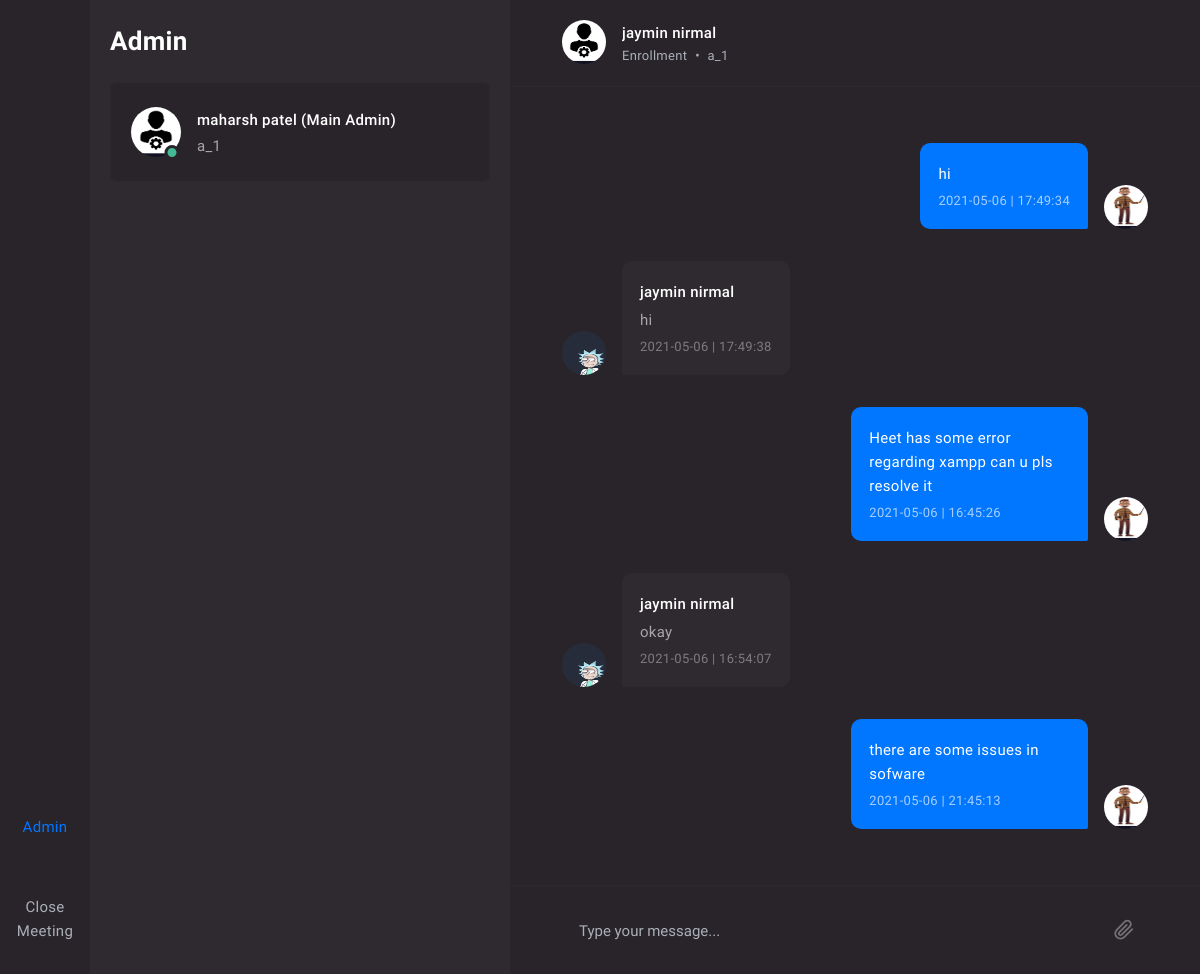
The page /faculty/dash/admin_chat/chat_root.php?admin_id=2 (signed in) on the database its author committed.
### tables this page shows
CREATE TABLE `chat_fac_admin` (
  `chat_f_a_id` int(11) NOT NULL,
  `msg_sender` varchar(10) NOT NULL,
  `admin_id` varchar(10) NOT NULL,
  `fac_id` varchar(10) NOT NULL,
  `msg_type` varchar(10) NOT NULL,
  `chat_msg` varchar(500) NOT NULL,
  `seen` varchar(10) NOT NULL,
  `date` date NOT NULL,
  `time` time NOT NULL
);

CREATE TABLE `faculty_details` (
  `fac_id` int(11) NOT NULL,
  `fac_fname` varchar(20) NOT NULL,
  `fac_lname` varchar(20) NOT NULL,
  `fac_photo` varchar(500) NOT NULL,
  `fac_mail` varchar(30) NOT NULL,
  `fac_number` varchar(10) NOT NULL,
  `fac_pass` varchar(30) NOT NULL,
  `fac_enrol` varchar(30) NOT NULL,
  `login` varchar(10) NOT NULL
);

### faculty/dash/admin_chat/chat_root.php (the view, shortened to what this page needs)
<?php
	include("header.php");
    $admin_id1 = $_GET["admin_id"];
?>
<?php
$qes_root_admin_data="Select * from admin_details where admin_id = '$admin_id1' ";
$qry_root_admin_data=$conn->query($qes_root_admin_data);
$res_root_admin_data=$qry_root_admin_data->fetch_assoc();
$admin_fname_root1 = $res_root_admin_data["admin_fname"];
$admin_lname_root1 = $res_root_admin_data["admin_lname"];
$admin_photo_root1 = $res_root_admin_data["admin_photo"];
?>
            <div class="main main-visible" data-mobile-height="">
                <div id="chat-1" class="chat dropzone-form-js" data-dz-url="some.html">
                    <div class="chat-body">
                        <div class="chat-header border-bottom py-4 py-lg-6 px-lg-8">
                            <div class="container-xxl">
                                <div class="row align-items-center">
                                    <div class="col-6 col-xl-6">
                                        <div class="media text-center text-xl-left">
                                            <div class="avatar avatar-sm d-none d-xl-inline-block mr-5">
                                                <img src="../../../photo/adm/<?php echo $admin_photo;?>" class="avatar-img" alt="">
                                            </div>
                                            <div class="media-body align-self-center text-truncate">
                                                <h6 class="text-truncate mb-n1"><?php echo $admin_fname_root1." ".$admin_lname_root1;?></h6>
                                                <small class="text-muted">Enrollment</small>
                                                <small class="text-muted mx-2"> • </small>
                                                <small class="text-muted"><?php echo $admin_enrol_root;?></small>
                                            </div>
                                        </div>
                                    </div>
                                </div>
                            </div>
                        </div>
                        <div class="chat-content px-lg-8">
                            <div class="container-xxl py-6 py-lg-10">
<div id="chat_reload">
<?php
$qes123="Select * from chat_fac_admin where fac_id = '$fac_id' and admin_id = '$admin_id1' ";
$qry123=$conn->query($qes123);
while($res123=$qry123->fetch_assoc())
{
    $sender = $res123["msg_sender"];
    $chat = $res123["chat_msg"];
    if ($sender=="a")
    {
?>
                                <div class="message">
                                    <a class="avatar avatar-sm mr-4 mr-lg-5" data-chat-sidebar-toggle="#chat-1-user-profile">
                                        <img class="avatar-img" src="../../../photo/adm/<?php echo $admin_photo_root1;?>" alt="">
                                    </a>
                                    <div class="message-body">
                                        <div class="message-row">
                                            <div class="d-flex align-items-center">
                                                <div class="message-content bg-light">
                                                    <h6 class="mb-2"><?php echo $admin_fname_root1." ".$admin_lname_root1;?></h6>
                                                    <div><?php echo $chat;?></div>
                                                    <div class="mt-1">
                                                        <small class="opacity-65"><?php echo $res123["date"]." | ".$res123["time"];?></small>
                                                    </div>
                                                </div>
                                                <div class="dropdown">
                                                    <a class="text-muted opacity-60 ml-3" data-toggle="dropdown" aria-haspopup="true" aria-expanded="false">
                                                        <i class="fe-more-vertical"></i>
                                                    </a>
                                                </div>
                                            </div>
                                        </div>
                                    </div>
                                </div>
<?php
    }
    elseif ($sender=="f")
    {
?>
                                <div class="message message-right">
                                    <div class="avatar avatar-sm ml-4 ml-lg-5 d-none d-lg-block">
                                        <img class="avatar-img" src="../../../photo/fac/<?php echo $photo;?>" alt="">
                                    </div>
                                    <div class="message-body">
                                        <div class="message-row">
                                            <div class="d-flex align-items-center justify-content-end">
                                                <div class="dropdown">
                                                    <a class="text-muted opacity-60 mr-3" data-toggle="dropdown" aria-haspopup="true" aria-expanded="false">
                                                        <i class="fe-more-vertical"></i>
                                                    </a>
                                                </div>
                                                <div class="message-content bg-primary text-white">
                                                    <div><?php echo $chat;?></div>
                                                    <div class="mt-1">
                                                        <small class="opacity-65"><?php echo $res123["date"]." | ".$res123["time"];?></small>
                                                    </div>
                                                </div>
                                            </div>
                                        </div>
                                    </div>
                                </div>
<?php
    }
    else
    {
        echo "worng data in tables";
    }
}
?>
</div>
                            </div>
                        </div>
                        <div class="chat-files hide-scrollbar px-lg-8">
                        </div>
                        <div class="chat-footer border-top py-4 py-lg-6 px-lg-8">
                            <div class="container-xxl">
                                <form id="chat-id-1-form" method="post">
                                    <div class="form-row align-items-center">
                                        <div class="col">
                                            <div class="input-group">
                                                <input type="text" id="chat-id-1-input" class="form-control bg-transparent border-0" placeholder="Type your message..." rows="1" data-autosize="true" name="msg_send_textbox" required>
                                                <div class="input-group-append">
                                                    <button class="btn btn-ico btn-secondary btn-minimal bg-transparent border-0" type="button" data-emoji-btn="">
                                                    </button>
                                                </div>
                                                <div class="input-group-append">
                                                    <button id="chat-upload-btn-1" class="btn btn-ico btn-secondary btn-minimal bg-transparent border-0 dropzone-button-js" type="button">
                                                        <img src="assets/images/paperclip.svg" data-inject-svg="" alt="">
                                                    </button>
                                                </div>
                                            </div>
                                        </div>
                                    </div>
                                </form>
                            </div>
                        </div>
                    </div>
                </div>
            </div>
<?php
	include("footer.php");
?>

### faculty/dash/admin_chat/header.php (shortened to what this page needs)
<?php
include("../../../db.php");
$room_id=$_GET['roomid'];
$room_code=$_GET["roomcode"];
$t_day = date("l");
$t_date = date("Y-m-d");
$fac_id = $_SESSION["fac_id"];
?>
<!DOCTYPE html>
<html lang="en">
<head>
        <link href="assets/css/template.dark.min.css" rel="stylesheet">
    </head>
    <body>
        <div class="layout">
            <div class="navigation navbar navbar-light justify-content-center py-xl-7">
                <ul class="nav navbar-nav flex-row flex-xl-column flex-grow-1 justify-content-between justify-content-xl-center py-3 py-lg-0" role="tablist">
                    <li class="nav-item mt-xl-9">
                        <a class="nav-link position-relative p-0 py-xl-3" data-toggle="tab" href="#tab-content-user" title="User" role="tab">
                            <i class="icon-lg fe-user"></i>
                        </a>
                    </li>
                    <li class="nav-item mt-xl-9">
<?php
                        $str_chat = "<a class='nav-link position-relative p-0 py-xl-3' href='../home.php?roomid=".$room_id."&roomcode=".$room_code."' title='Join Students' role='tab'>";
                        echo $str_chat;
?>
                            <i class="icon-lg fe-users"></i>
                        </a>
                    </li>
                    <li class="nav-item mt-xl-9">
                        <a class="nav-link position-relative p-0 py-xl-3 active" data-toggle="tab" href="#tab-content-dialogs" title="Talk With Admin" role="tab">
                            Admin
                        </a>
                    </li>
                    <li class="nav-item mt-xl-9">
<?php
    $tmp = 0;
                        $str="<a class='nav-link position-relative p-0 py-xl-3' href='../end_meeting.php?roomid=".$room_id."&facid=".$fac_id."&week_day=".$t_day."&date=".$t_date."&test=".$tmp." ' title='End Meeting'>";
                        echo $str;
?>
                            Close<br>Meeting
                        </a>
                    </li>
                </ul>
            </div>
<div class="sidebar">
    <div class="tab-content h-100" role="tablist">
<?php
$qes321="Select * from faculty_details where fac_id = '$fac_id'";
$qry321=$conn->query($qes321);
$res321=$qry321->fetch_assoc();
$photo = $res321["fac_photo"];
?>
                    <div class="tab-pane fade h-100 show active" id="tab-content-dialogs" role="tabpanel">
                        <div class="d-flex flex-column h-100">
                            <div class="hide-scrollbar">
                                <div class="container-fluid py-6">
                                    <h2 class="font-bold mb-6">Admin</h2>
                                    <nav class="nav d-block list-discussions-js mb-n6">
<?php
    $qes1010="Select * from admin_details where root_admin = '1' ";
    $qry1010=$conn->query($qes1010);
    $res1010=$qry1010->fetch_assoc();
    $admin_id_root = $res1010["admin_id"];
    $admin_fname_root = $res1010["admin_fname"];
    $admin_lname_root = $res1010["admin_lname"];
    $admin_enrol_root = $res1010["admin_enrol"];
    $admin_photo = $res1010["admin_photo"];
$str="<a class='text-reset nav-link p-0 mb-6' href='chat_root.php?roomid=".$room_id."&roomcode=".$room_code."&admin_id=".$admin_id_root."'>";
    echo $str;
?>
                                            <div class="card card-active-listener">
                                                <div class="card-body">
                                                    <div class="media">
                                                        <div class="avatar avatar-online mr-5">
                                                            <img class="avatar-img" src="../../../photo/adm/<?php echo $admin_photo;?>" alt="Anna Bridges">
                                                        </div>
                                                        <div class="media-body overflow-hidden">
                                                            <div class="d-flex align-items-center mb-1">
                                                                <h6 class="text-truncate mb-0 mr-auto"><?php echo $admin_fname_root." ".$admin_lname_root;?> (Main Admin)</h6>
                                                            </div>
                                                            <div class="text-truncate"><?php echo $admin_enrol_root;?></div>
                                                        </div>
                                                    </div>
                                                </div>
                                            </div>
                                        </a>
                                    </nav>
                                </div>
                            </div>
                        </div>
                    </div>
    </div>
</div>

### faculty/dash/admin_chat/footer.php (shortened to what this page needs)
</div>
    </body>
</html>

### rows shown on the page
chat_fac_admin: fac.fac_photo (picture), chat_msg "hi", date "2021-05-06", time "17:49:34"
chat_fac_admin: admin.admin_photo (picture), admin.admin_fname "jaymin", admin.admin_lname "nirmal", chat_msg "hi", date "2021-05-06", time "17:49:38"
chat_fac_admin: fac.fac_photo (picture), chat_msg "Heet has some error regarding xampp can u pls resolve it", date "2021-05-06", time "16:45:26"
chat_fac_admin: admin.admin_photo (picture), admin.admin_fname "jaymin", admin.admin_lname "nirmal", chat_msg "okay", date "2021-05-06", time "16:54:07"
chat_fac_admin: fac.fac_photo (picture), chat_msg "there are some issues in sofware", date "2021-05-06", time "21:45:13"

### other values the page prints
$admin_fname_root "maharsh"
$admin_lname_root "patel"
$admin_enrol_root "a_1"
$admin_fname_root1 "jaymin"
$admin_lname_root1 "nirmal"
